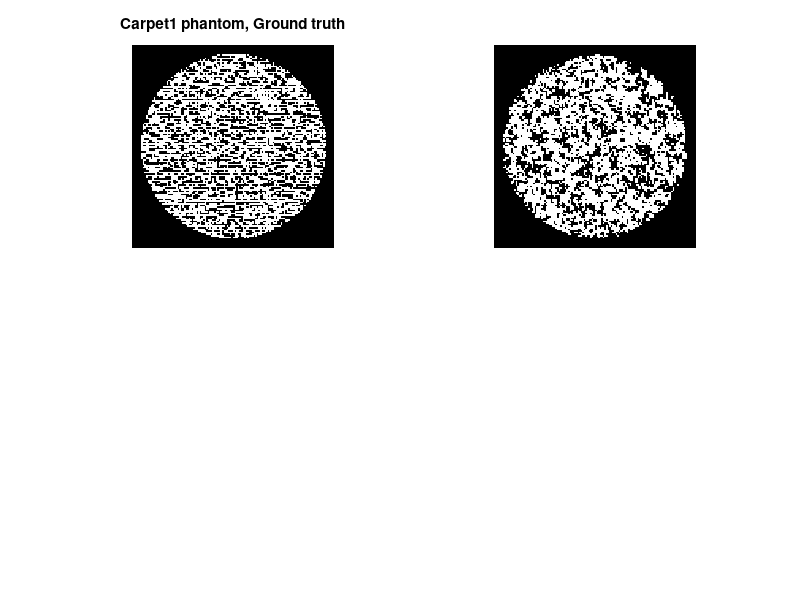

This chart was generated by the following MATLAB code: (Note: this script raises an error after producing the figure.)
% Here we calculate the errors for the tresholded images and rekonstruktions.
clear all;

% First load all images. Original phantoms and reconstructions.
% Carpet phantom:
load XRsparse_aTV_JTV_carpet recn1 recn2 target1 target2
load JTV_carpet_for_segmentations im1 im2 im3 im4 N

% figure(1)
% imshow([target1,target2],[]);
% figure(2)
% imshow([recn1,recn2],[]);
% figure(3)
% imshow([target1,target2;recn1,recn2],[]);
% First treshold the images.
N=128;
%Calculate the right amount of white pixels in the original phantoms.
%First phantom, im1
white_pixels1 = nnz(target1)/(N*N);
%Second phantom
white_pixels2 = nnz(target2)/(N*N);

%Treshold the images so that the amount of white pixels is correct. Here
%the values are between 0 and 1, but they have also other values.

% Calculate the amount of wrong pixels. First we need to decide which
% pixels we set as zero and which will have number 1. We want that kind of
% treshold, which gives us the right amount of white pixels.
% There ratio should be 0.41 in the first reconstruction and 0.25 in the second.
% So in the first reco we want nnz(im3) to be 6717. We get this number of
% white pixels with the following treshold:
% CARPET THRESHOLD: 0.3492/ 0.23272
im3_thresholded = recn1;
im3_thresholded(im3>0.385) = 1;
im3_thresholded(im3<0.385) = 0;
nnz(im3_thresholded)

% We want to treshold the target1 also to be zero or one.
target1_thresholded = target1;
target1_thresholded(target1>1) = 1;
target1_thresholded(target1<1) = 0;
nnz(target1_thresholded)
% figure()
% imshow([target1_thresholded,im3_thresholded],[])
% title('thresholded image im3 = recn1')

% Calculate the error for reconstruction 1
error1=(nnz(target1_thresholded-im3_thresholded))/(N*N);


%% now we will calculate the error with the second reconstruction
% The amount of white pixels is 4028.
% CARPET TRESHOLD: 0.2762/0.154
im4_thresholded = recn2;
im4_thresholded(im4>0.3) = 1;
im4_thresholded(im4<0.3) = 0;
nnz(im4_thresholded)

% We want to treshold the target1 also to be zero or one.
target2_thresholded = target2;
target2_thresholded(target2>1) = 1;
target2_thresholded(target2<1) = 0;
nnz(target2_thresholded)
% figure()
% imshow([target2_thresholded,im4_thresholded],[])
% title('thresholded image im4 = recn2')

% Calculate the error for reconstruction 1. Caluculate the difference and
% how many pixels are non-zero.
error2=(nnz(target2_thresholded-im4_thresholded))/(N*N);

figure(6);
% Original phantom1
subplot(2,2,1);
imagesc(target1_thresholded);
colormap gray;
axis square;
axis off;
title({'Carpet1 phantom, Ground truth'});
% Reconstruction of phantom1
subplot(2,2,2)
imagesc(im3_thresholded);
colormap gray;
axis square;
axis off;
title(['JTV, Pixel error ', num2str(round(error1,2))]);
% Original target2
subplot(2,2,3)
imagesc(target2_thresholded);
colormap gray;
axis square;
axis off;
title({'Carpet2 phantom, Ground truth '});
% Reconstruction of target2
subplot(2,2,4)
imagesc(im4_thresholded);
colormap gray;
axis square;
axis off;
title(['JTV, Pixel error ' num2str(round(error2,2))]);

Image = getframe(gcf);
imwrite(Image.cdata, 'segmentations_carpet_JTV.jpg');